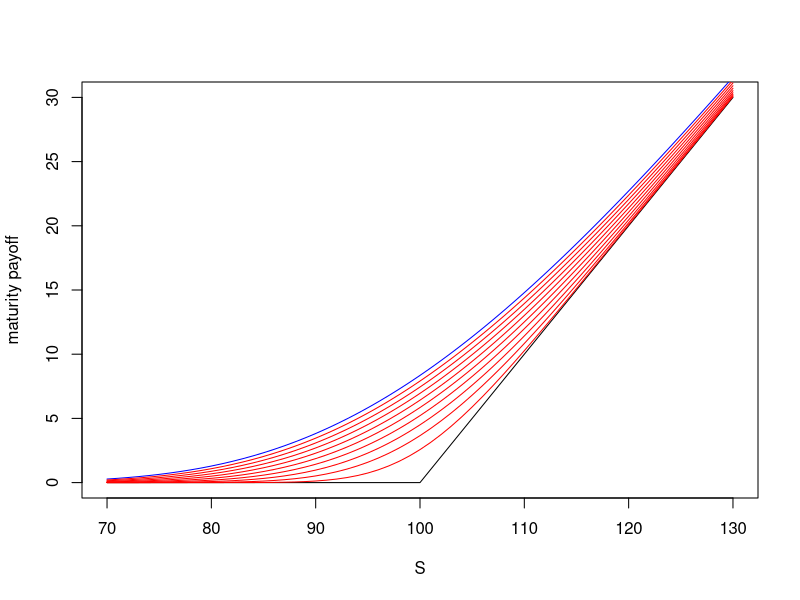

This chart was generated by the following R code:


callBSM <- function(S,X,tau,r,q,vol) { 
  if (tau > 0) { 
    d1 <- (log(S/X) + (r - q + vol^2 / 2)*tau) / (vol*sqrt(tau)) 
    d2 <- d1 - vol*sqrt(tau) 
    S * exp(-q * tau) * pnorm(d1) - X * exp(-r * tau) * pnorm(d2) 
  } else { 
    pmax(S-X,0) 
  } 
  
} 

S <- 70:130 ## evaluate for these spot prices 
X <- 100; tau <- 1; r <- 0.02; q <- 0.01; vol  <- 0.2 

plot(S,pmax(S-X,0), col = 'black', type="l", ylab = "maturity payoff")
lines(S, callBSM(S,X,tau,r,q,vol), col = 'blue', type="l", ylab = "payoff") 

tau <- 0.9 
lines(S, callBSM(S,X,tau,r,q,vol), col = 'red', type="l") 
tau <- 0.8 
lines(S, callBSM(S,X,tau,r,q,vol), col = 'red', type="l") 
tau <- 0.7 
lines(S, callBSM(S,X,tau,r,q,vol), col = 'red', type="l") 
tau <- 0.6 
lines(S, callBSM(S,X,tau,r,q,vol), col = 'red', type="l") 
tau <- 0.5 
lines(S, callBSM(S,X,tau,r,q,vol), col = 'red', type="l") 
tau <- 0.4 
lines(S, callBSM(S,X,tau,r,q,vol), col = 'red', type="l") 
tau <- 0.3 
lines(S, callBSM(S,X,tau,r,q,vol), col = 'red', type="l") 
tau <- 0.2 
lines(S, callBSM(S,X,tau,r,q,vol), col = 'red', type="l") 
tau <- 0.1 
lines(S, callBSM(S,X,tau,r,q,vol), col = 'red', type="l") 

